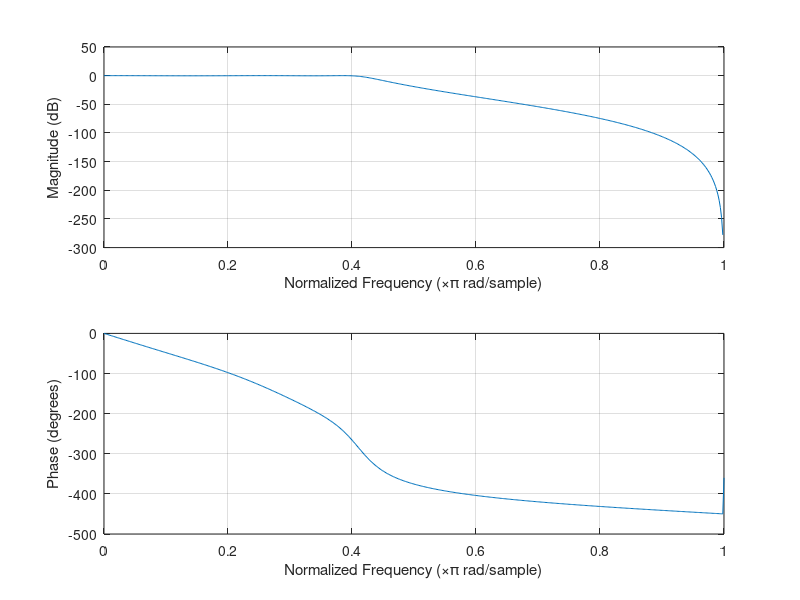

Write MATLAB code to recreate this figure.
clear;

% 采样频率
Fs = 15;
% 数字滤波器的通带截止频率
fp = 3;
% 数字滤波器的阻带截止频率
fs = 5;
% 通带波纹系数
rp = 0.3;
% 阻带波纹系数
rs = 40;
ws = fs/(Fs/2);
wp = fp/(Fs/2);
[n,wn] = cheb1ord(wp,ws,rp,rs);
[b,a] = cheby1(n, rp, wn);
freqz(b,a);
% [H, W] = freqz(b,a);
% dbH = 20 * log10(abs(H)/max(abs(H)));
% plot(W/2/pi*Fs, dbH, 'k');
